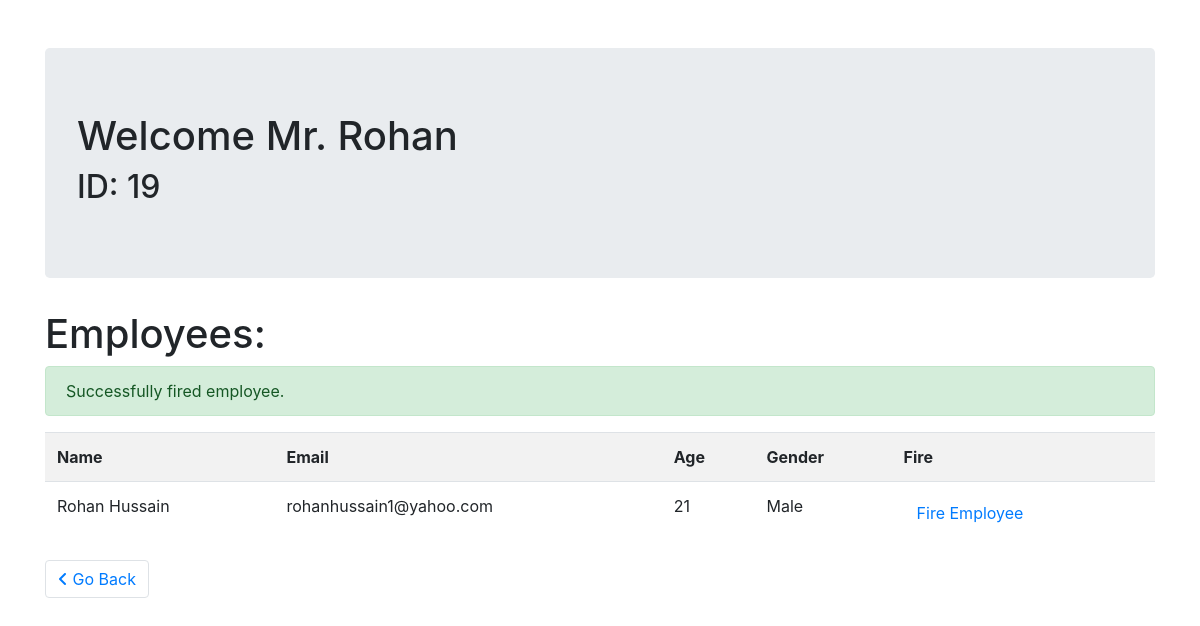
Page /employer/panel/view_employees/index.php?firesuccess=1 (signed in) on the earlier database version.
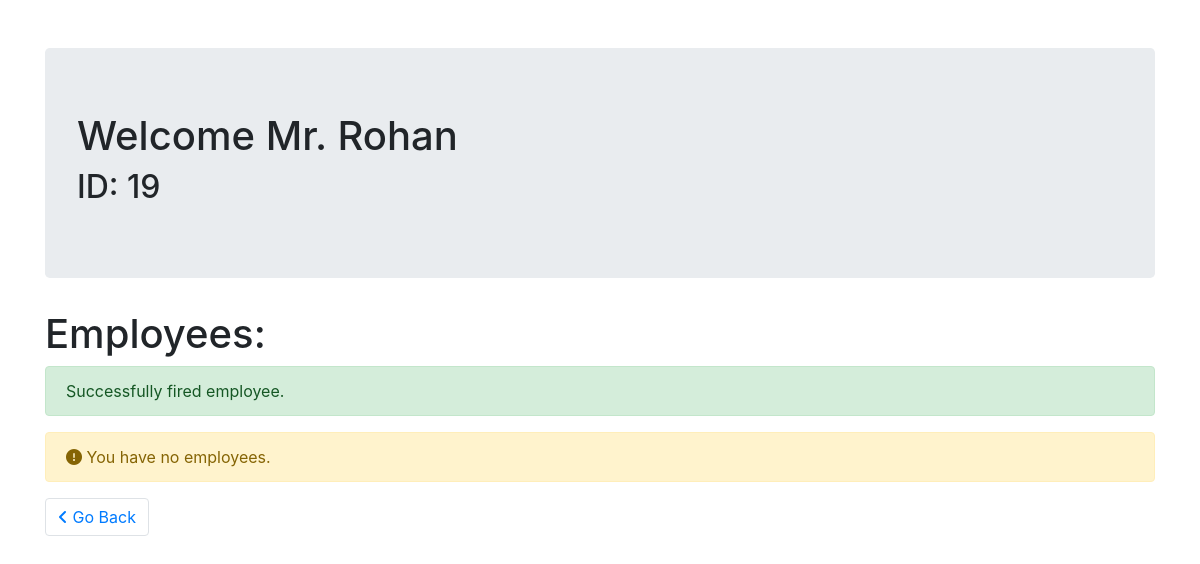
Same page on the later database version.
### tables this page shows
CREATE TABLE IF NOT EXISTS `jobseekers` (
  `js_id` int(255) NOT NULL AUTO_INCREMENT,
  `firstname` varchar(100) NOT NULL,
  `lastname` varchar(100) NOT NULL,
  `age` int(3) NOT NULL,
  `gender` int(1) NOT NULL,
  `email` varchar(100) NOT NULL,
  `profession` varchar(100) NOT NULL,
  `address` varchar(500) NOT NULL,
  `password` varchar(150) NOT NULL,
  `experience` int(100) NOT NULL DEFAULT '0',
  `education` int(100) NOT NULL DEFAULT '0',
  `employment_status` tinyint(1) NOT NULL DEFAULT '0',
  `blocked` tinyint(1) NOT NULL DEFAULT '0',
  PRIMARY KEY (`js_id`)
);

### prename.php (called while the page is built, shortened)
<?php
        if($tableName=='jobseekers')
            $idType='js_id';
        else
            $idType='emp_id';
        $sql = "SELECT `firstname`,`lastname`,`gender` FROM `$tableName` WHERE `$idType`=" . $_SESSION['user'] . " LIMIT 0,1";
        $result = mysqli_query($conn,$sql);
        $row=mysqli_fetch_assoc($result);
        if($row['gender']==0) {
            $prename=' Mr.';
        } else if ($row['gender']==1) {
            $prename=' Ms.';
        } else {
            $prename='';
        }
        $name=$row['firstname'];
?>

### employer/panel/view_employees/index.php (the view, shortened to what this page needs)
<?php
    require('../../../connect.php');
    $tableName='employers';
    require('../../../prename.php');
    function returnGender($genderNumber) {
        $gender='';
        switch($genderNumber) {
            case 0:
                $gender='Male';
            break;
        }
        return $gender;
    }
    $error='';
    $errorClass='success';
    $errorVisibility='none';
    if(isset($_GET['firesuccess']) && $_GET['firesuccess']==1) {
        $error='Successfully fired employee.';
        $errorVisibility='block';
    } else if (isset($_GET['firesuccess']) && $_GET['firesuccess']==0) {
        $error='Failed to fire employee.';
        $errorClass='danger';
        $errorVisibility='block';
    }
?>
<!DOCTYPE html>
<html>
<head>
    <link rel="stylesheet" href="https://maxcdn.bootstrapcdn.com/bootstrap/4.5.2/css/bootstrap.min.css">
</head>
<body>
<div class='container pt-5'>
    <div class="jumbotron">
        <h1>Welcome<?php echo $prename . ' ' . $name; ?></h1>
        <h2>ID:<?php echo ' ' . $_SESSION['user']; ?></h1>
    </div>
    <h1>Employees:</h1>
    <div class="alert alert-<?php echo $errorClass; ?>" role="alert" style="display:<?php echo $errorVisibility; ?>">
        <?php echo $error; ?>
    </div>
    <?php
        $sql = "SELECT `js_id`,`firstname`,`lastname`,`email`,`age`,`gender` FROM `jobseekers` WHERE `js_id` IN
        (SELECT `js_id` FROM `jobs` WHERE `emp_id`=" . $_SESSION['user'] . ")";
        $result = mysqli_query($conn,$sql);
        if(mysqli_num_rows($result)==0) {
            echo "<div class=\"alert alert-warning\" role=\"alert\"><i class=\"fas fa-exclamation-circle\"></i> You have no employees.</div>";
        } else {
            echo "<table class='table table-striped'>
            <tr>
                <th>Name</th>
                <th>Email</th>
                <th>Age</th>
                <th>Gender</th>
                <th>Fire</th>
            </tr>";
            while($row=mysqli_fetch_assoc($result)) {
                $gender=returnGender($row['gender']);
                echo "<tr><td>" . $row['firstname'] . " " . $row['lastname'] . "</td>
                <td>" . $row['email'] . "</td><td>" . $row['age'] . "</td><td>" . $gender . "</td>
                <td><a class='btn btn-link' href='fire.php?js_id=" . $row['js_id'] . "'>Fire Employee</a></td>
                </tr>";
            }
            echo "</table>";
        }
    ?>
    <ul class="pagination">
       <li class="page-item"><a class="page-link" href="../index.php"><i class="fas fa-angle-left"></i> Go Back</a></li>
    </ul>
</body>
</html>

Differences in the rows shown:
no longer on this page (row edited): jobseekers: firstname "Rohan", lastname "Hussain", email "rohanhussain1@yahoo.com", age "21", gender "Male"
Other differences:
text no longer shown: "Name Email Age Gender Fire"
text now shown: "You have no employees."
